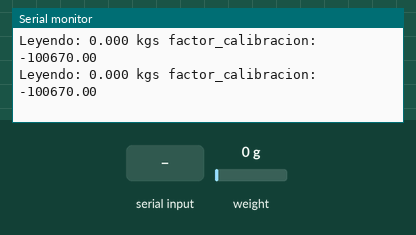
Simulated run of this sketch. Board: Arduino Uno, built with avr-gcc and run on an emulated ATmega328P. On the bench: the last lines printed to the serial monitor. The test bench sets the inputs (shaded band); at power-on: weight on the scale 0 g.

Above: at 3.4 s.
3.5 s: weight on the scale set to 100 g
At 3.58 s:
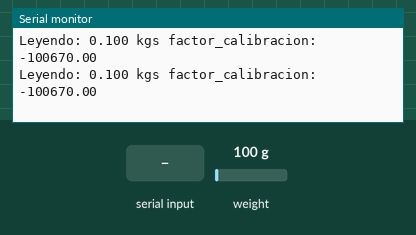
6.5 s: "+" received over Serial
At 6.63 s:
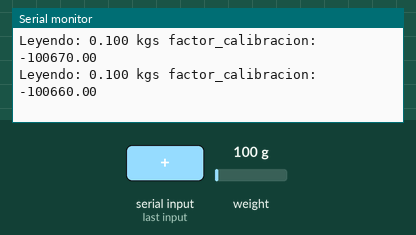
9.5 s: weight on the scale set to 1250 g
At 9.57 s:
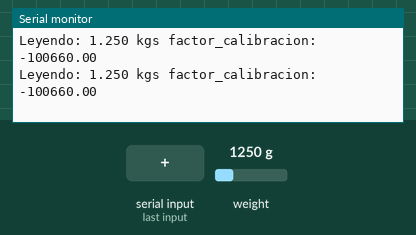
11.0 s: "-" received over Serial
At 11.09 s:
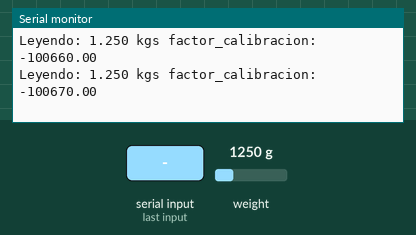
Timing chart, 0 to 14.0 s (numbered marks = the images above; inputs shaded):
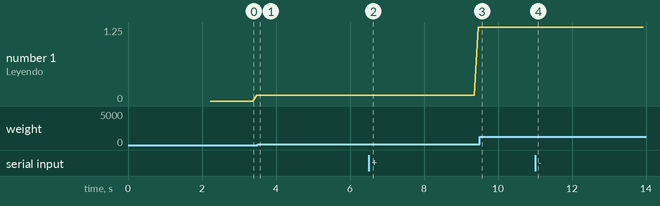

Measured:
- after the input at 3.5 s, the serial monitor: prints a new line after 0.08 s (image 1)
- after the input at 6.5 s, the serial monitor: prints a new line after 0.12 s (image 2)
- after the input at 9.5 s, the serial monitor: prints a new line after 0.07 s (image 3)
- after the input at 11.0 s, the serial monitor: prints a new line after 0.09 s (image 4)
- plotted number 1: 0.1 → 1.25 after the input at 6.5 s

The sketch:

Calibracion_HX711.ino
```cpp
#include "HX711.h"

// Pin de datos y de reloj
byte pinData = 2;
byte pinClk = 3;

HX711 bascula;

// Parámetro para calibrar el peso y el sensor
float factor_calibracion = -100670.0; //Este valor del factor de calibración funciona para mi. El tuyo probablemente será diferente.

void setup() {
  Serial.begin(9600);
  Serial.println("HX711 programa de calibracion");
  Serial.println("Quita cualquier peso de la bascula");
  Serial.println("Una vez empiece a mostrar informacion de medidas, coloca un peso conocido encima de la bascula");
  Serial.println("Presiona + para incrementar el factor de calibracion");
  Serial.println("Presiona - para disminuir el factor de calibracion");

  // Iniciar sensor
  bascula.begin(pinData, pinClk);

  // Aplicar la calibración
  bascula.set_scale();
  // Iniciar la tara
  // No tiene que haber nada sobre el peso
  bascula.tare();

  // Obtener una lectura de referencia
  long zero_factor = bascula.read_average();
  // Mostrar la primera desviación
  Serial.print("Zero factor: ");
  Serial.println(zero_factor);
}

void loop() {

  // Aplicar calibración
  bascula.set_scale(factor_calibracion);

  // Mostrar la información para ajustar el factor de calibración
  Serial.print("Leyendo: ");
  Serial.print(bascula.get_units(),3);
  Serial.print(" kgs");
  Serial.print(" factor_calibracion: ");
  Serial.print(factor_calibracion);
  Serial.println();

  // Obtener información desde el monitor serie
  if (Serial.available())
  {
    char temp = Serial.read();
    if (temp == '+')
      factor_calibracion += 10;
    else if (temp == '-')
      factor_calibracion -= 10;
  }
}
```
